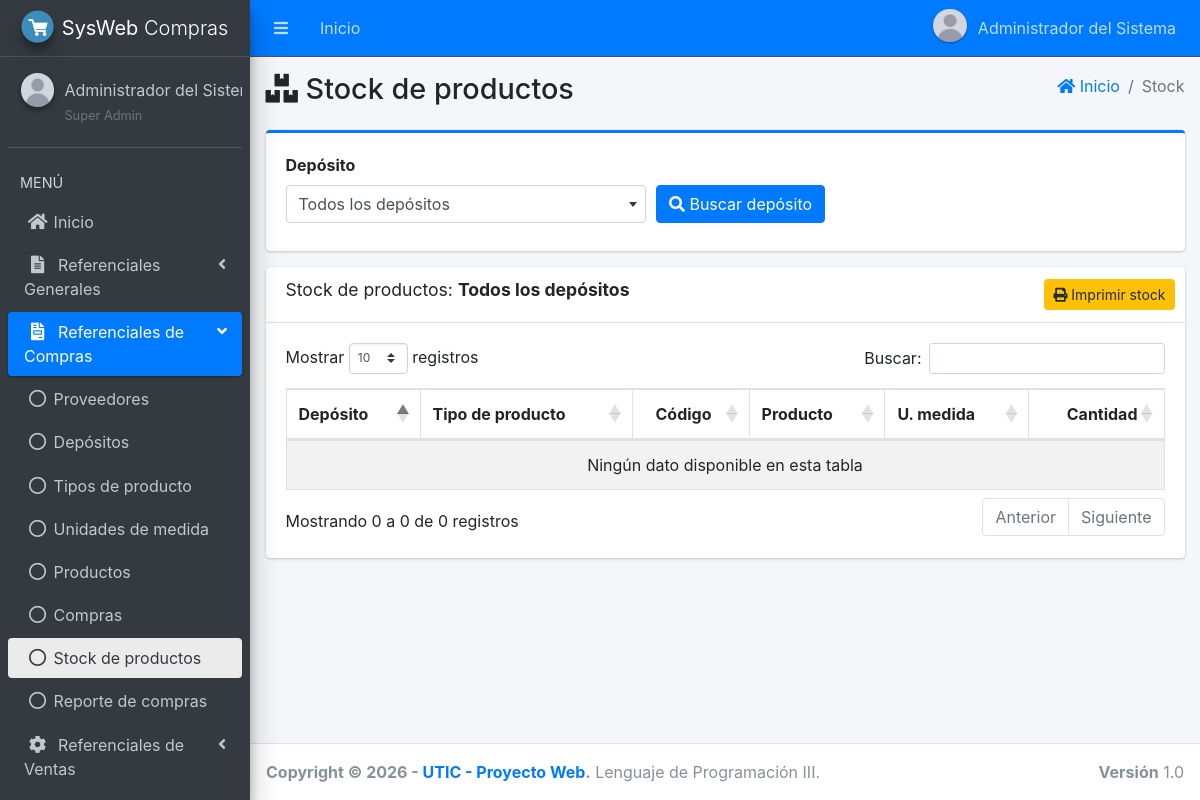
/main.php?module=stock (signed in), run on the app's committed database.
### tables this page shows
CREATE TABLE menu (
    id_menu   INT AUTO_INCREMENT PRIMARY KEY,
    id_padre  INT NULL COMMENT 'NULL = opción de primer nivel o grupo',
    titulo    VARCHAR(50) NOT NULL,
    icono     VARCHAR(50) NOT NULL DEFAULT 'far fa-circle',
    modulo    VARCHAR(30) NULL COMMENT 'Clave del módulo (main.php?module=...). NULL = grupo',
    orden     INT NOT NULL DEFAULT 0,
    UNIQUE KEY uk_menu_modulo (modulo),
    CONSTRAINT fk_menu_padre FOREIGN KEY (id_padre)
        REFERENCES menu (id_menu) ON UPDATE CASCADE ON DELETE CASCADE
);

### app/config/database.php (called while the page is built, shortened)
<?php
function db(): PDO
{
    static $pdo = null;
    if ($pdo === null) {
        $dsn = 'mysql:host=' . DB_HOST . ';port=' . DB_PORT . ';dbname=' . DB_NAME . ';charset=utf8mb4';
        try {
            $pdo = new PDO($dsn, DB_USER, DB_PASS, [
                PDO::ATTR_ERRMODE            => PDO::ERRMODE_EXCEPTION,
                PDO::ATTR_DEFAULT_FETCH_MODE => PDO::FETCH_ASSOC,
                PDO::ATTR_EMULATE_PREPARES   => false,
            ]);
            $pdo->exec("SET time_zone = '" . date('P') . "'");
        } catch (PDOException $e) {
            error_log('Error de conexión: ' . $e->getMessage());
            http_response_code(500);
            exit('No se pudo conectar con la base de datos. Verifique la configuración en config/config.php.');
        }
    }
    return $pdo;
}

### app/core/rutas.php (called while the page is built, shortened)
<?php
return [
    'start'             => ['start.php',                 'start'],
    'password'          => ['password/form.php',         'password'],
    'perfil'            => ['perfil/view.php',           'perfil'],
    'form_perfil'       => ['perfil/form.php',           'perfil'],
    'user'              => ['user/view.php',             'user'],
    'form_user'         => ['user/form.php',             'user'],
    'permisos'          => ['permisos/view.php',         'permisos'],
    'departamento'      => ['departamento/view.php',     'departamento'],
    'form_departamento' => ['departamento/form.php',     'departamento'],
    'ciudad'            => ['ciudad/view.php',           'ciudad'],
    'form_ciudad'       => ['ciudad/form.php',           'ciudad'],
    'proveedores'       => ['proveedores/view.php',      'proveedores'],
    'form_proveedores'  => ['proveedores/form.php',      'proveedores'],
    'deposito'          => ['simple/view.php',           'deposito'],
    'form_deposito'     => ['simple/form.php',           'deposito'],
    'tipo_producto'     => ['simple/view.php',           'tipo_producto'],
    'form_tipo_producto'=> ['simple/form.php',           'tipo_producto'],
    'u_medida'          => ['simple/view.php',           'u_medida'],
    'form_u_medida'     => ['simple/form.php',           'u_medida'],
    'productos'         => ['productos/view.php',        'productos'],
    'form_productos'    => ['productos/form.php',        'productos'],
    'clientes'          => ['clientes/view.php',         'clientes'],
    'form_clientes'     => ['clientes/form.php',         'clientes'],
    'compras'           => ['compras/view.php',          'compras'],
    'form_compras'      => ['compras/form.php',          'compras'],
    'detalle_compras'   => ['compras/detalle.php',       'compras'],
    'ventas'            => ['ventas/view.php',           'ventas'],
    'form_ventas'       => ['ventas/form.php',           'ventas'],
    'detalle_ventas'    => ['ventas/detalle.php',        'ventas'],
    'reporte_ventas'    => ['reporte_ventas/view.php',   'reporte_ventas'],
    'timbrado'          => ['timbrado/view.php',         'timbrado'],
    'stock'             => ['stock/view.php',            'stock'],
    'reporte_compras'   => ['reporte_compras/view.php',  'reporte_compras'],
];

### app/views/layout/content.php (called while the page is built, shortened)
<?php
[$archivo, $permiso] = $rutas[$module];
include __DIR__ . '/../' . $archivo;

### app/views/stock/view.php (the view, shortened to what this page needs)
<?php
$id_dep    = int_param($_GET, 'deposito');
$nombre_dep = 'Todos los depósitos';
if ($nombre_dep === 'Todos los depósitos') {
    $id_dep = 0;
}
?>
<section class="content">
    <div class="container-fluid">
        <div class="card card-primary card-outline">
            <div class="card-body">
                <form method="get" action="main.php" class="form-row align-items-end">
                    <div class="col-md-5 col-sm-8 mb-2">
                        <label for="deposito">Depósito</label>
                    </div>
                    <div class="col-auto mb-2">
                        <button type="submit" class="btn btn-primary"><i class="fas fa-search"></i> Buscar depósito</button>
                    </div>
                </form>
            </div>
        </div>
        <div class="card">
            <div class="card-header">
                <h3 class="card-title">Stock de productos: <b><?= e($nombre_dep) ?></b></h3>
                <div class="card-tools">
                    <a href="modules/stock/reporte.php?deposito=<?= $id_dep ?>" target="_blank" class="btn btn-warning btn-sm">
                        <i class="fas fa-print"></i> Imprimir stock
                    </a>
                </div>
            </div>
            <div class="card-body table-responsive">
                <table class="table table-bordered table-striped table-hover datatable">
                    <thead>
                    <tr>
                        <th>Depósito</th>
                        <th>Tipo de producto</th>
                        <th class="text-center">Código</th>
                        <th>Producto</th>
                        <th>U. medida</th>
                        <th class="text-right">Cantidad</th>
                    </tr>
                    </thead>
                    <tbody>
                    </tbody>
                </table>
            </div>
        </div>
    </div>
</section>

### app/views/layout/side_menu.php (shortened to what this page needs)
<?php
$items = db()->query('SELECT id_menu, id_padre, titulo, icono, modulo FROM menu ORDER BY orden, id_menu')->fetchAll();
$raiz  = [];
$hijos = [];
foreach ($items as $it) {
    if ($it['id_padre'] === null) {
        $raiz[] = $it;
    } else {
        $hijos[(int) $it['id_padre']][] = $it;
    }
}
function menu_enlace(array $it, string $modulo_actual, bool $hijo): string
{
    $activo = $it['modulo'] === $modulo_actual ? ' active' : '';
    $icono  = $hijo ? 'far fa-circle nav-icon' : 'nav-icon ' . $it['icono'];
    return '<li class="nav-item"><a href="main.php?module=' . e($it['modulo']) . '" class="nav-link' . $activo . '">'
         . '<i class="' . e($icono) . '"></i><p>' . e($it['titulo']) . '</p></a></li>';
}
?>
<aside class="main-sidebar sidebar-dark-primary elevation-4">
    <a href="main.php?module=start" class="brand-link">
        <img src="assets/img/logo.png" alt="Logo" class="brand-image img-circle elevation-3">
        <span class="brand-text font-weight-light"><b><?= e(APP_SHORT) ?></b> Compras</span>
    </a>
    <div class="sidebar">
        <div class="user-panel mt-3 pb-3 mb-3 d-flex">
            <div class="image">
                <img src="<?= e(foto_url($_SESSION['foto'] ?? null)) ?>" class="img-circle elevation-2" alt="Foto">
            </div>
            <div class="info">
                <a href="main.php?module=perfil" class="d-block"><?= e($_SESSION['nombre']) ?></a>
                <small class="text-muted"><?= e($_SESSION['rol']) ?></small>
            </div>
        </div>
        <nav class="mt-2">
            <ul class="nav nav-pills nav-sidebar flex-column" data-widget="treeview" role="menu" data-accordion="false">
                <li class="nav-header">MENÚ</li>
                <?php foreach ($raiz as $it): ?>
                    <?php if ($it['modulo'] !== null): ?>
                        <?php if (can($it['modulo'])) echo menu_enlace($it, $modulo_actual, false); ?>
                    <?php else:
                        $visibles = array_filter($hijos[(int) $it['id_menu']] ?? [], static function ($h) {
                            return can($h['modulo']);
                        });
                        $abierto = in_array($modulo_actual, array_column($visibles, 'modulo'), true);
                    ?>
                        <li class="nav-item<?= $abierto ? ' menu-open' : '' ?>">
                            <a href="#" class="nav-link<?= $abierto ? ' active' : '' ?>">
                                <i class="nav-icon <?= e($it['icono']) ?>"></i>
                                <p><?= e($it['titulo']) ?> <i class="right fas fa-angle-left"></i></p>
                            </a>
                            <ul class="nav nav-treeview">
                                <?php foreach ($visibles as $h) echo menu_enlace($h, $modulo_actual, true); ?>
                            </ul>
                        </li>
                    <?php endif; ?>
                <?php endforeach; ?>
            </ul>
        </nav>
    </div>
</aside>

### public/assets/css/style.css (style rules this page uses)
.user-image, .user-panel .image img, .user-header img { object-fit: cover; }

### data on the page
menu: titulo "Inicio"
menu: titulo "Referenciales Generales"
menu: titulo "Referenciales de Compras"
menu: titulo "Proveedores"
menu: titulo "Depósitos"
menu: titulo "Tipos de producto"
menu: titulo "Unidades de medida"
menu: titulo "Productos"
menu: titulo "Compras"
menu: titulo "Stock de productos"
menu: titulo "Reporte de compras"
menu: titulo "Referenciales de Ventas"

### other printed values
$_SESSION['nombre'] "Administrador del Sistema"
APP_SHORT "SysWeb"
$_SESSION['nombre'] "Administrador del…"
$_SESSION['rol'] "Super Admin"
$titulo "Stock de productos"
$texto "Stock"
$nombre_dep "Todos los depósitos"
